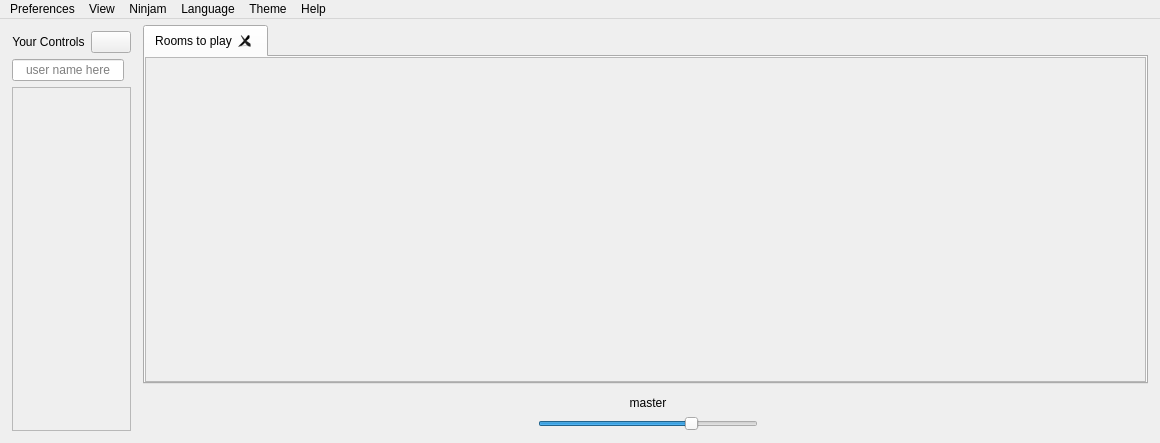
<?xml version="1.0" encoding="UTF-8"?>
<ui version="4.0">
 <class>MainFrameClass</class>
 <widget class="QMainWindow" name="MainFrameClass">
  <property name="geometry">
   <rect>
    <x>0</x>
    <y>0</y>
    <width>1160</width>
    <height>443</height>
   </rect>
  </property>
  <property name="windowTitle">
   <string notr="true">Jamtaba</string>
  </property>
  <widget class="QWidget" name="centralWidget">
   <layout class="QGridLayout" name="gridLayout" columnstretch="0,1,0">
    <property name="sizeConstraint">
     <enum>QLayout::SetDefaultConstraint</enum>
    </property>
    <property name="leftMargin">
     <number>6</number>
    </property>
    <property name="topMargin">
     <number>6</number>
    </property>
    <property name="rightMargin">
     <number>6</number>
    </property>
    <property name="bottomMargin">
     <number>6</number>
    </property>
    <property name="spacing">
     <number>6</number>
    </property>
    <item row="0" column="0" rowspan="2">
     <widget class="QWidget" name="leftPanel" native="true">
      <property name="sizePolicy">
       <sizepolicy hsizetype="Maximum" vsizetype="Preferred">
        <horstretch>0</horstretch>
        <verstretch>0</verstretch>
       </sizepolicy>
      </property>
      <layout class="QVBoxLayout" name="verticalLayout_2">
       <property name="spacing">
        <number>6</number>
       </property>
       <property name="leftMargin">
        <number>6</number>
       </property>
       <property name="topMargin">
        <number>6</number>
       </property>
       <property name="rightMargin">
        <number>6</number>
       </property>
       <property name="bottomMargin">
        <number>6</number>
       </property>
       <item>
        <layout class="QHBoxLayout" name="topLayout">
         <item>
          <widget class="QLabel" name="labelYourControls">
           <property name="sizePolicy">
            <sizepolicy hsizetype="Preferred" vsizetype="Preferred">
             <horstretch>1</horstretch>
             <verstretch>0</verstretch>
            </sizepolicy>
           </property>
           <property name="text">
            <string>Your Controls</string>
           </property>
           <property name="alignment">
            <set>Qt::AlignCenter</set>
           </property>
          </widget>
         </item>
         <item>
          <widget class="QPushButton" name="localControlsCollapseButton">
           <property name="toolTip">
            <string>collapse/expand your controls ...</string>
           </property>
           <property name="text">
            <string/>
           </property>
           <property name="checkable">
            <bool>true</bool>
           </property>
          </widget>
         </item>
        </layout>
       </item>
       <item>
        <widget class="QFrame" name="userNamePanel">
         <layout class="QHBoxLayout" name="horizontalLayout">
          <property name="spacing">
           <number>0</number>
          </property>
          <property name="leftMargin">
           <number>0</number>
          </property>
          <property name="topMargin">
           <number>0</number>
          </property>
          <property name="rightMargin">
           <number>0</number>
          </property>
          <property name="bottomMargin">
           <number>0</number>
          </property>
          <item>
           <widget class="UserNameLineEdit" name="userNameLineEdit">
            <property name="sizePolicy">
             <sizepolicy hsizetype="Preferred" vsizetype="Preferred">
              <horstretch>1</horstretch>
              <verstretch>0</verstretch>
             </sizepolicy>
            </property>
            <property name="text">
             <string notr="true"/>
            </property>
            <property name="alignment">
             <set>Qt::AlignCenter</set>
            </property>
            <property name="placeholderText">
             <string>user name here</string>
            </property>
           </widget>
          </item>
          <item>
           <widget class="QLabel" name="labelUserNameIcon">
            <property name="text">
             <string notr="true"/>
            </property>
            <property name="pixmap">
             <pixmap resource="../../resources/jamtaba.qrc">:/images/pencil.png</pixmap>
            </property>
           </widget>
          </item>
         </layout>
        </widget>
       </item>
       <item>
        <widget class="QScrollArea" name="scrollArea">
         <property name="sizePolicy">
          <sizepolicy hsizetype="MinimumExpanding" vsizetype="MinimumExpanding">
           <horstretch>0</horstretch>
           <verstretch>1</verstretch>
          </sizepolicy>
         </property>
         <property name="verticalScrollBarPolicy">
          <enum>Qt::ScrollBarAlwaysOff</enum>
         </property>
         <property name="widgetResizable">
          <bool>true</bool>
         </property>
         <widget class="QWidget" name="localTracksWidget">
          <property name="geometry">
           <rect>
            <x>0</x>
            <y>0</y>
            <width>16</width>
            <height>339</height>
           </rect>
          </property>
          <property name="sizePolicy">
           <sizepolicy hsizetype="Maximum" vsizetype="Preferred">
            <horstretch>0</horstretch>
            <verstretch>1</verstretch>
           </sizepolicy>
          </property>
          <layout class="QHBoxLayout" name="localTracksLayout">
           <property name="spacing">
            <number>3</number>
           </property>
           <property name="leftMargin">
            <number>0</number>
           </property>
           <property name="topMargin">
            <number>0</number>
           </property>
           <property name="rightMargin">
            <number>0</number>
           </property>
           <property name="bottomMargin">
            <number>0</number>
           </property>
          </layout>
         </widget>
        </widget>
       </item>
      </layout>
     </widget>
    </item>
    <item row="0" column="1">
     <widget class="QTabWidget" name="contentTabWidget">
      <property name="sizePolicy">
       <sizepolicy hsizetype="Expanding" vsizetype="Expanding">
        <horstretch>1</horstretch>
        <verstretch>1</verstretch>
       </sizepolicy>
      </property>
      <property name="focusPolicy">
       <enum>Qt::NoFocus</enum>
      </property>
      <property name="tabPosition">
       <enum>QTabWidget::North</enum>
      </property>
      <property name="tabShape">
       <enum>QTabWidget::Rounded</enum>
      </property>
      <property name="currentIndex">
       <number>0</number>
      </property>
      <property name="elideMode">
       <enum>Qt::ElideLeft</enum>
      </property>
      <property name="documentMode">
       <bool>false</bool>
      </property>
      <property name="tabsClosable">
       <bool>true</bool>
      </property>
      <widget class="QWidget" name="tab">
       <attribute name="title">
        <string>Rooms to play</string>
       </attribute>
       <layout class="QVBoxLayout" name="tabLayout">
        <property name="spacing">
         <number>0</number>
        </property>
        <property name="leftMargin">
         <number>0</number>
        </property>
        <property name="topMargin">
         <number>0</number>
        </property>
        <property name="rightMargin">
         <number>0</number>
        </property>
        <property name="bottomMargin">
         <number>0</number>
        </property>
        <item>
         <widget class="QScrollArea" name="allRoomsScroll">
          <property name="styleSheet">
           <string notr="true"/>
          </property>
          <property name="verticalScrollBarPolicy">
           <enum>Qt::ScrollBarAsNeeded</enum>
          </property>
          <property name="horizontalScrollBarPolicy">
           <enum>Qt::ScrollBarAsNeeded</enum>
          </property>
          <property name="widgetResizable">
           <bool>true</bool>
          </property>
          <widget class="QWidget" name="allRoomsContent">
           <property name="geometry">
            <rect>
             <x>0</x>
             <y>0</y>
             <width>960</width>
             <height>320</height>
            </rect>
           </property>
          </widget>
         </widget>
        </item>
       </layout>
      </widget>
     </widget>
    </item>
    <item row="1" column="1" colspan="2">
     <widget class="QWidget" name="bottomPanel" native="true">
      <layout class="QGridLayout" name="bottomPanelLayout">
       <property name="sizeConstraint">
        <enum>QLayout::SetDefaultConstraint</enum>
       </property>
       <property name="leftMargin">
        <number>6</number>
       </property>
       <property name="topMargin">
        <number>6</number>
       </property>
       <property name="rightMargin">
        <number>6</number>
       </property>
       <property name="bottomMargin">
        <number>6</number>
       </property>
       <property name="horizontalSpacing">
        <number>24</number>
       </property>
       <property name="verticalSpacing">
        <number>6</number>
       </property>
       <item row="0" column="0">
        <widget class="QFrame" name="masterControlsPanel">
         <property name="sizePolicy">
          <sizepolicy hsizetype="Fixed" vsizetype="Maximum">
           <horstretch>0</horstretch>
           <verstretch>0</verstretch>
          </sizepolicy>
         </property>
         <property name="minimumSize">
          <size>
           <width>180</width>
           <height>0</height>
          </size>
         </property>
         <property name="maximumSize">
          <size>
           <width>220</width>
           <height>16777215</height>
          </size>
         </property>
         <layout class="QVBoxLayout" name="masterControlsLayout" stretch="0,0">
          <property name="spacing">
           <number>6</number>
          </property>
          <property name="sizeConstraint">
           <enum>QLayout::SetDefaultConstraint</enum>
          </property>
          <property name="leftMargin">
           <number>0</number>
          </property>
          <property name="topMargin">
           <number>0</number>
          </property>
          <property name="rightMargin">
           <number>0</number>
          </property>
          <property name="bottomMargin">
           <number>0</number>
          </property>
          <item>
           <widget class="QLabel" name="masterTitleLabel">
            <property name="text">
             <string>master</string>
            </property>
            <property name="alignment">
             <set>Qt::AlignCenter</set>
            </property>
           </widget>
          </item>
          <item>
           <widget class="AudioSlider" name="masterFader">
            <property name="sizePolicy">
             <sizepolicy hsizetype="Preferred" vsizetype="Maximum">
              <horstretch>0</horstretch>
              <verstretch>0</verstretch>
             </sizepolicy>
            </property>
            <property name="maximum">
             <number>140</number>
            </property>
            <property name="singleStep">
             <number>10</number>
            </property>
            <property name="value">
             <number>100</number>
            </property>
            <property name="orientation">
             <enum>Qt::Horizontal</enum>
            </property>
           </widget>
          </item>
         </layout>
        </widget>
       </item>
      </layout>
     </widget>
    </item>
    <item row="0" column="2">
     <widget class="ChatTabWidget" name="chatTabWidget"/>
    </item>
   </layout>
  </widget>
  <widget class="QMenuBar" name="menuBar">
   <property name="geometry">
    <rect>
     <x>0</x>
     <y>0</y>
     <width>1160</width>
     <height>21</height>
    </rect>
   </property>
   <widget class="QMenu" name="menuPreferences">
    <property name="cursor">
     <cursorShape>PointingHandCursor</cursorShape>
    </property>
    <property name="title">
     <string>Preferences</string>
    </property>
    <addaction name="actionAudioPreferences"/>
    <addaction name="actionMidiPreferences"/>
    <addaction name="actionVstPreferences"/>
    <addaction name="actionRecording"/>
    <addaction name="actionMetronome"/>
    <addaction name="actionLooper"/>
    <addaction name="actionRemember"/>
    <addaction name="separator"/>
    <addaction name="actionQuit"/>
   </widget>
   <widget class="QMenu" name="menuNinjam">
    <property name="cursor">
     <cursorShape>PointingHandCursor</cursorShape>
    </property>
    <property name="title">
     <string>Ninjam</string>
    </property>
    <addaction name="actionConnectWithPrivateServer"/>
    <addaction name="actionHostPrivateServer"/>
    <addaction name="separator"/>
    <addaction name="actionNinjam_community_forum"/>
    <addaction name="actionNinjam_Official_Site"/>
   </widget>
   <widget class="QMenu" name="menuHelp">
    <property name="cursor">
     <cursorShape>PointingHandCursor</cursorShape>
    </property>
    <property name="title">
     <string>Help</string>
    </property>
    <addaction name="actionWiki"/>
    <addaction name="actionUsersManual"/>
    <addaction name="actionReportBugs"/>
    <addaction name="separator"/>
    <addaction name="actionCurrentVersion"/>
    <addaction name="separator"/>
    <addaction name="actionTranslators"/>
   </widget>
   <widget class="QMenu" name="menuView">
    <property name="cursor">
     <cursorShape>PointingHandCursor</cursorShape>
    </property>
    <property name="title">
     <string>View</string>
    </property>
    <widget class="QMenu" name="menuMetering">
     <property name="title">
      <string>Metering</string>
     </property>
     <addaction name="actionShowPeakAndRMS"/>
     <addaction name="actionShowRmsOnly"/>
     <addaction name="actionShowPeaksOnly"/>
     <addaction name="separator"/>
     <addaction name="actionShowMaxPeaks"/>
    </widget>
    <addaction name="menuMetering"/>
    <addaction name="separator"/>
    <addaction name="actionFullscreenMode"/>
   </widget>
   <widget class="QMenu" name="menuLanguage">
    <property name="title">
     <string>Language</string>
    </property>
   </widget>
   <widget class="QMenu" name="menuTheme">
    <property name="title">
     <string>Theme</string>
    </property>
   </widget>
   <addaction name="menuPreferences"/>
   <addaction name="menuView"/>
   <addaction name="menuNinjam"/>
   <addaction name="menuLanguage"/>
   <addaction name="menuTheme"/>
   <addaction name="menuHelp"/>
  </widget>
  <action name="actionAudioPreferences">
   <property name="text">
    <string>Audio ...</string>
   </property>
  </action>
  <action name="actionMidiPreferences">
   <property name="text">
    <string>Midi ...</string>
   </property>
  </action>
  <action name="actionVstPreferences">
   <property name="text">
    <string>VST Plugins ...</string>
   </property>
  </action>
  <action name="actionRecording">
   <property name="text">
    <string>Recording ...</string>
   </property>
  </action>
  <action name="actionConnectWithPrivateServer">
   <property name="text">
    <string>Connect with private server ...</string>
   </property>
  </action>
  <action name="actionNinjam_community_forum">
   <property name="text">
    <string>Ninjam community (Ninbot) ...</string>
   </property>
  </action>
  <action name="actionNinjam_Official_Site">
   <property name="text">
    <string>Ninjam Official Site ...</string>
   </property>
  </action>
  <action name="actionReportBugs">
   <property name="text">
    <string>Report bugs or suggest improvements ...</string>
   </property>
  </action>
  <action name="actionWiki">
   <property name="text">
    <string>Wiki ...</string>
   </property>
  </action>
  <action name="actionUsersManual">
   <property name="text">
    <string>Users Manual ...</string>
   </property>
  </action>
  <action name="actionFullView">
   <property name="checkable">
    <bool>true</bool>
   </property>
   <property name="text">
    <string>Full View</string>
   </property>
  </action>
  <action name="actionMiniView">
   <property name="checkable">
    <bool>true</bool>
   </property>
   <property name="text">
    <string>Mini View</string>
   </property>
  </action>
  <action name="actionQuit">
   <property name="text">
    <string>Quit...</string>
   </property>
  </action>
  <action name="actionFullscreenMode">
   <property name="checkable">
    <bool>true</bool>
   </property>
   <property name="text">
    <string>Full Screen</string>
   </property>
  </action>
  <action name="actionCurrentVersion">
   <property name="text">
    <string>Current Version ...</string>
   </property>
  </action>
  <action name="actionMetronome">
   <property name="text">
    <string>Metronome ...</string>
   </property>
  </action>
  <action name="actionTranslators">
   <property name="text">
    <string>Translators ...</string>
   </property>
  </action>
  <action name="actionShowPeaksOnly">
   <property name="checkable">
    <bool>true</bool>
   </property>
   <property name="text">
    <string>Show peak meter only</string>
   </property>
  </action>
  <action name="actionShowRmsOnly">
   <property name="checkable">
    <bool>true</bool>
   </property>
   <property name="text">
    <string>Show RMS meter only</string>
   </property>
  </action>
  <action name="actionShowPeakAndRMS">
   <property name="checkable">
    <bool>true</bool>
   </property>
   <property name="text">
    <string>Show peak + RMS meters</string>
   </property>
  </action>
  <action name="actionShowMaxPeaks">
   <property name="checkable">
    <bool>true</bool>
   </property>
   <property name="text">
    <string>Show max peaks</string>
   </property>
  </action>
  <action name="actionSoundWave">
   <property name="checkable">
    <bool>true</bool>
   </property>
   <property name="text">
    <string>Sound Wave</string>
   </property>
  </action>
  <action name="actionBuildings">
   <property name="checkable">
    <bool>true</bool>
   </property>
   <property name="text">
    <string>Buildings</string>
   </property>
  </action>
  <action name="actionGradient">
   <property name="checkable">
    <bool>true</bool>
   </property>
   <property name="text">
    <string>Gradient</string>
   </property>
  </action>
  <action name="actionPixelatedSoundWave">
   <property name="text">
    <string>Pixelated Sound Wave</string>
   </property>
  </action>
  <action name="actionPixelatedBuildings">
   <property name="text">
    <string>Pixelated Buildings</string>
   </property>
  </action>
  <action name="actionLooper">
   <property name="text">
    <string>Looper ...</string>
   </property>
  </action>
  <action name="actionRemember">
   <property name="text">
    <string>Remember ...</string>
   </property>
  </action>
  <action name="actionHostPrivateServer">
   <property name="text">
    <string>Host a private server in your machine ...</string>
   </property>
  </action>
 </widget>
 <layoutdefault spacing="6" margin="11"/>
 <customwidgets>
  <customwidget>
   <class>AudioSlider</class>
   <extends>QSlider</extends>
   <header>gui/widgets/Slider.h</header>
  </customwidget>
  <customwidget>
   <class>UserNameLineEdit</class>
   <extends>QLineEdit</extends>
   <header>gui/widgets/UserNameLineEdit.h</header>
  </customwidget>
  <customwidget>
   <class>ChatTabWidget</class>
   <extends>QFrame</extends>
   <header>gui/widgets/ChatTabWidget.h</header>
   <container>1</container>
  </customwidget>
 </customwidgets>
 <resources>
  <include location="../../resources/jamtaba.qrc"/>
 </resources>
 <connections/>
</ui>
